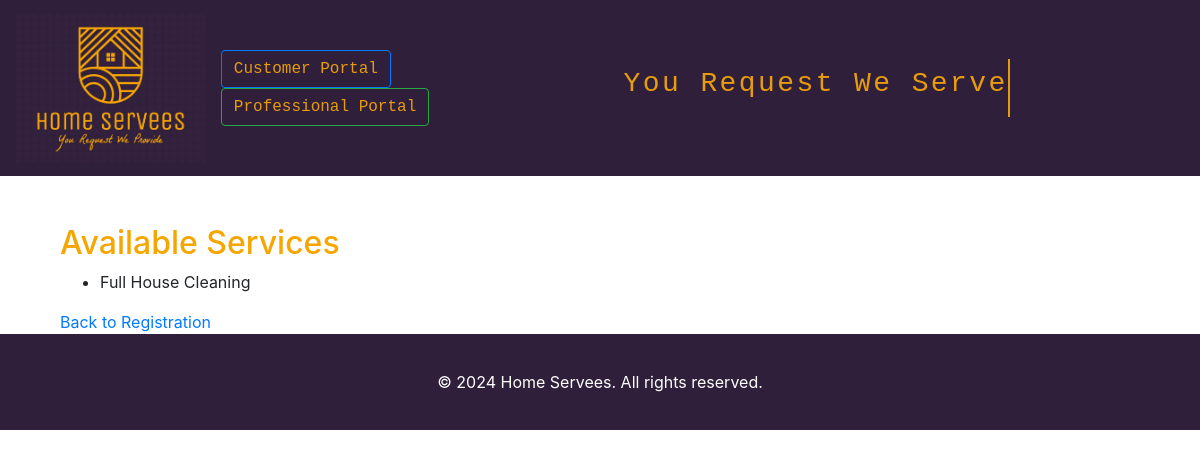
/avail_services, run on an earlier commit of the app's database.
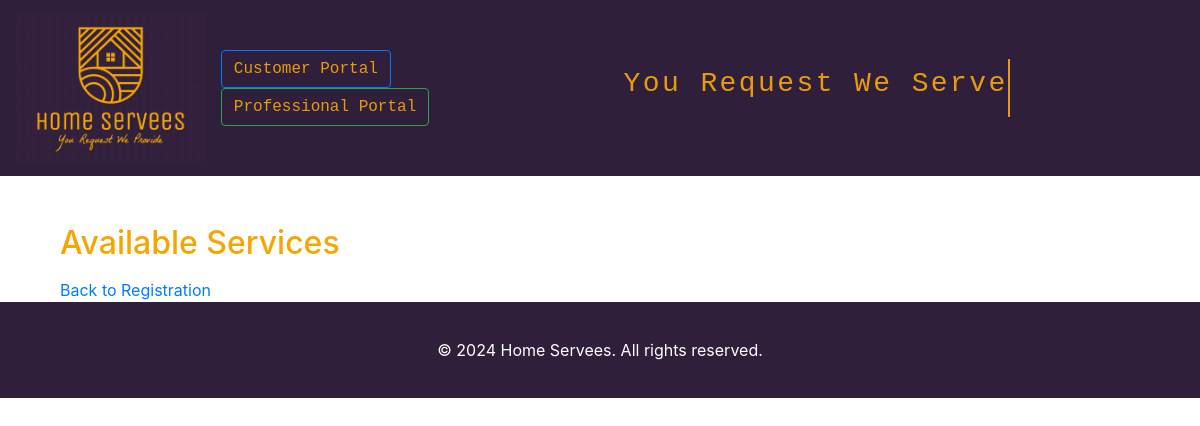
And on a later commit of the database.
### db_init.py (models this page shows)
class service(Base):
    __tablename__ = 'service'
    id = Column(Integer, primary_key=True)
    name = Column(String)
    base_price = Column(Float)  # Add base price column

### backend.py (the view)
@app.route('/avail_services')
def avail_services():
    with Session(engine) as sess:
        services = sess.query(service).all()
    return render_template('avail_services.html', services=services)

### templates/avail_services.html
{% extends "base.html" %}
{% block content %}
<div class="container mt-5">
    <h2>Available Services</h2>
    <ul>
        {% for service in services %}
            <li>{{ service.name }}</li>
        {% endfor %}
    </ul>
    <a href="{{ url_for('reg_prof') }}">Back to Registration</a>
</div>
{% endblock %}

### templates/base.html (shortened to what this page needs)
<!DOCTYPE html>
<html lang="en">
<head>
    <link rel="stylesheet" href="{{ url_for('static', filename='css/styles.css') }}">
    <link rel="stylesheet" href="https://stackpath.bootstrapcdn.com/bootstrap/4.5.2/css/bootstrap.min.css">
</head>
<body>
    <nav class="navbar navbar-expand-lg">
        <a class="navbar-brand" href="{{ url_for('home') }}">
            <img src="{{ url_for('static', filename='images/your-logo.png') }}" alt="House Servees Logo">
        </a>
        <div class="collapse navbar-collapse" id="navbarNav">
            <ul class="navbar-nav flex-column ml-0">
                <li class="nav-item">
                    <a id="One" class="btn btn-outline-primary" href="{{ url_for('customer_login') }}">Customer Portal</a>
                </li>
                <li class="nav-item">
                    <a id="Two" class="btn btn-outline-success" href="{{ url_for('professional_login') }}">Professional Portal</a>
                </li>
            </ul>
            <span class="navbar-text ml-auto typewriter"><h3>You Request We Serve</h3></span>
        </div>
    </nav>
    <div class="container mt-3">
        {% block content %}{% endblock %}
    </div>
    <footer class="footer">
        <div class="text-center p-3">
            © 2024 Home Servees. All rights reserved.
        </div>
    </footer>
</body>
</html>

### static/css/styles.css (style rules this page uses)
:root { --color1: rgb(246, 166, 0); --color2: rgb(50, 33, 61); --color3: rgb(161, 101, 33); --color4: rgb(98, 56, 45); --color5: rgb(210, 140, 20); --color6: rgb(47, 31, 58); --color7: rgb(72, 40, 51); --color8: rgb(231, 156, 12); --color9: rgb(128, 77, 40); --color10: rgb(190, 123, 27); }
body { background-color: var(--color2); color: #fff; font-family: monospace; }
.navbar { background-color: var(--color6); }
.navbar-brand img { height: 150px; }
.footer { background-color: var(--color6); color: #fff; padding: 20px 0; text-align: center; }
h1.display-4, h2 { color: var(--color1); }
h3 { color: var(--color8); }
.typewriter { font-family: monospace; overflow: hidden; border-right: .15em solid var(--color8); white-space: nowrap; margin: 0 auto; letter-spacing: .15em; animation: typing 5.0s steps(30, end), blink-caret .75s step-end infinite; color: var(--color8); padding-left: 20px; max-width: 60%; }
#One { font-family: monospace; color: var(--color8); }
#Two { font-family: monospace; color: var(--color8); }

What changed in the data, as far as the page shows it:
removed service: name "Full House Cleaning"
